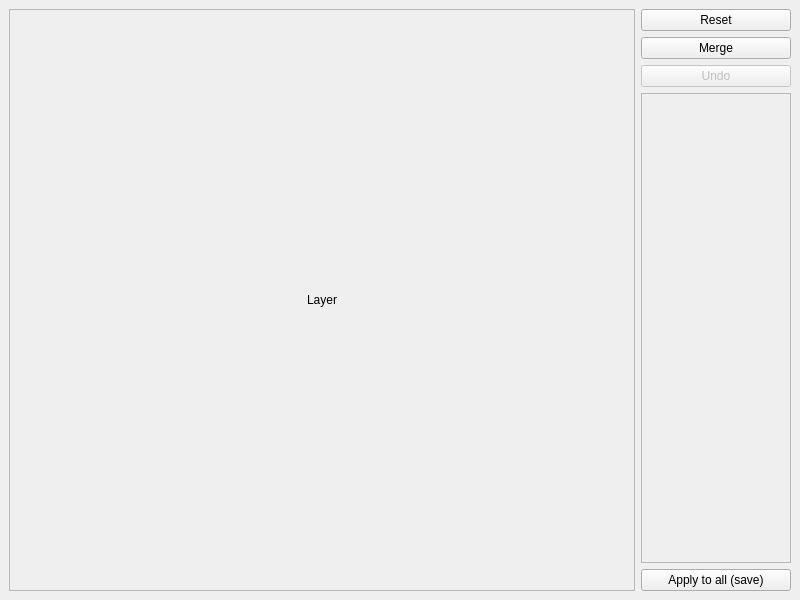
<?xml version="1.0" encoding="UTF-8"?>
<ui version="4.0">
 <class>EditorWindow</class>
 <widget class="QMainWindow" name="EditorWindow">
  <property name="geometry">
   <rect>
    <x>0</x>
    <y>0</y>
    <width>800</width>
    <height>600</height>
   </rect>
  </property>
  <property name="windowTitle">
   <string>Cluster Editor</string>
  </property>
  <widget class="QWidget" name="centralwidget">
   <layout class="QGridLayout" name="gridLayout_2">
    <item row="2" column="1">
     <widget class="QPushButton" name="undoButton">
      <property name="enabled">
       <bool>false</bool>
      </property>
      <property name="text">
       <string>Undo</string>
      </property>
     </widget>
    </item>
    <item row="1" column="1">
     <widget class="QPushButton" name="mergeButton">
      <property name="text">
       <string>Merge</string>
      </property>
     </widget>
    </item>
    <item row="8" column="1">
     <widget class="QPushButton" name="applyButton">
      <property name="text">
       <string>Apply to all (save)</string>
      </property>
     </widget>
    </item>
    <item row="0" column="0" rowspan="9">
     <widget class="QFrame" name="imageFrame">
      <property name="sizePolicy">
       <sizepolicy hsizetype="Expanding" vsizetype="Preferred">
        <horstretch>0</horstretch>
        <verstretch>0</verstretch>
       </sizepolicy>
      </property>
      <property name="frameShape">
       <enum>QFrame::StyledPanel</enum>
      </property>
      <property name="frameShadow">
       <enum>QFrame::Raised</enum>
      </property>
      <layout class="QGridLayout" name="gridLayout">
       <item row="0" column="0">
        <widget class="QLabel" name="imageLabel">
         <property name="minimumSize">
          <size>
           <width>300</width>
           <height>300</height>
          </size>
         </property>
         <property name="text">
          <string>Layer</string>
         </property>
         <property name="alignment">
          <set>Qt::AlignCenter</set>
         </property>
        </widget>
       </item>
      </layout>
     </widget>
    </item>
    <item row="0" column="1">
     <widget class="QPushButton" name="resetButton">
      <property name="text">
       <string>Reset</string>
      </property>
     </widget>
    </item>
    <item row="3" column="1" rowspan="5">
     <widget class="QScrollArea" name="scrollAreaLayers">
      <property name="sizePolicy">
       <sizepolicy hsizetype="Minimum" vsizetype="Expanding">
        <horstretch>0</horstretch>
        <verstretch>0</verstretch>
       </sizepolicy>
      </property>
      <property name="minimumSize">
       <size>
        <width>150</width>
        <height>0</height>
       </size>
      </property>
      <property name="horizontalScrollBarPolicy">
       <enum>Qt::ScrollBarAlwaysOff</enum>
      </property>
      <property name="widgetResizable">
       <bool>true</bool>
      </property>
      <widget class="QWidget" name="scrollAreaLayersContents">
       <property name="geometry">
        <rect>
         <x>0</x>
         <y>0</y>
         <width>148</width>
         <height>452</height>
        </rect>
       </property>
       <layout class="QVBoxLayout" name="verticalLayout"/>
      </widget>
     </widget>
    </item>
   </layout>
  </widget>
 </widget>
 <resources/>
 <connections/>
</ui>
